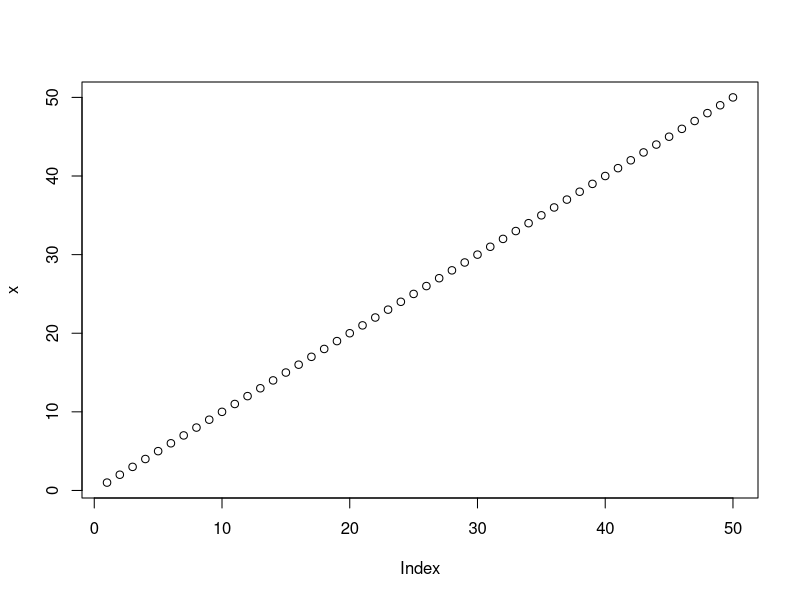
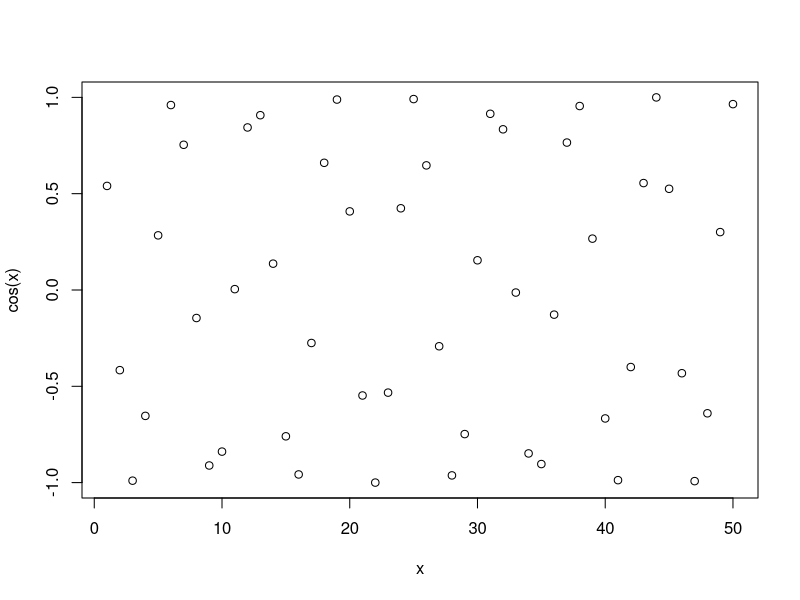
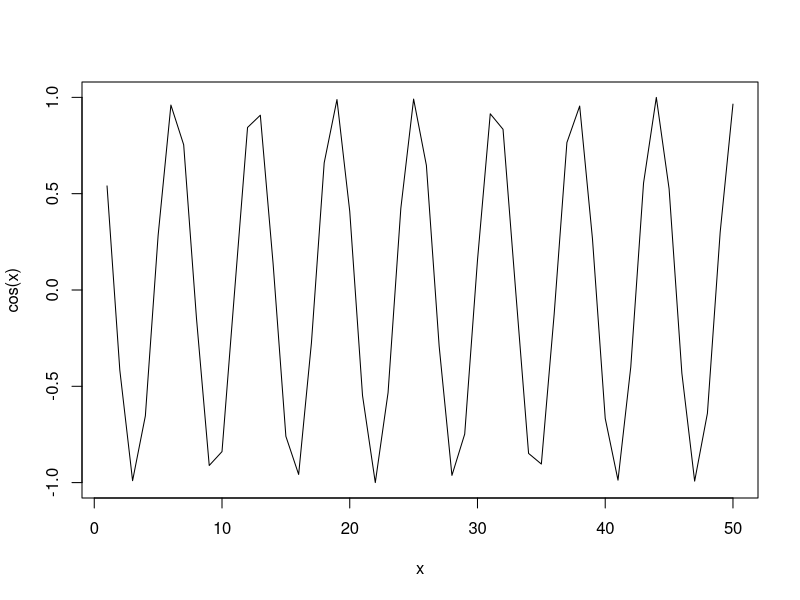
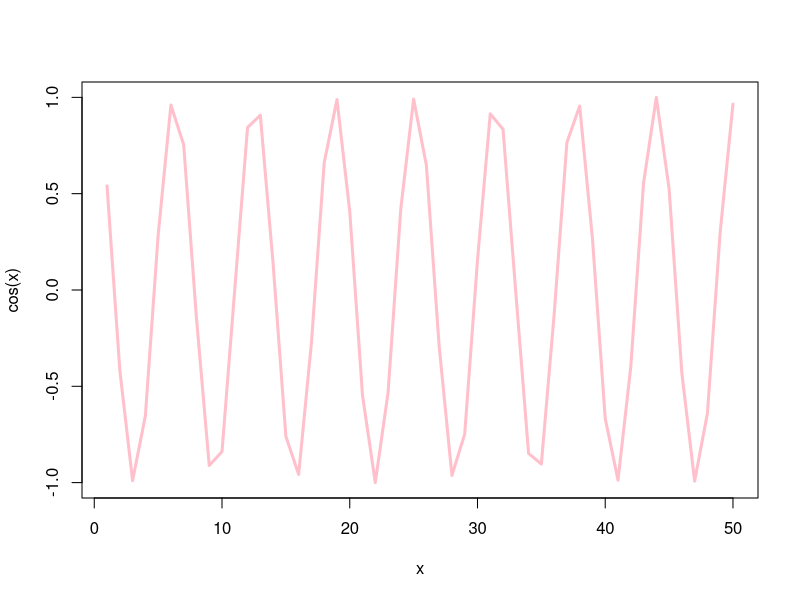
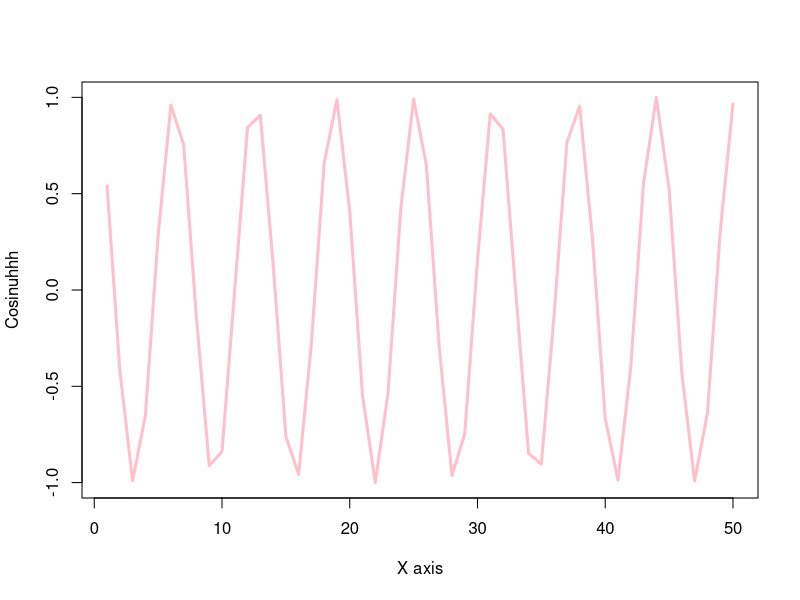

Write the R code that produced these figures, in order.
#' ---
#' title: "Intro to R"
#' author: "Gabriella Tanoto"
#' date: "April 10, 2025"
#' ---

#First R Script (when using #, this is not an R Script!)
x <- 1:50
x
plot(x)
plot(x, cos(x))
plot(x, cos(x), typ="l")
plot(x, cos(x), typ="l", col="pink", lwd="2.93") 
#lwd is line width, col is color and typ is type of the graph!
?plot
plot(x, cos(x), typ="l", col="pink", lwd="2.93", xlab="X axis", ylab="Cosinuhhh")
